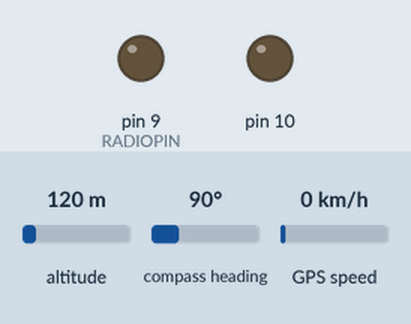
A sketch run on a simulated Arduino Uno, built with avr-gcc and run on an emulated ATmega328P. On the bench: output pins drawn as LEDs (lit = HIGH). The test bench sets the inputs (shaded band); at power-on: altitude 120 m, compass heading 90°, GPS speed 0 km/h. Storage starts empty; the GPS gets a fix after 3 s at 37.7749, -122.4194 with 8 satellites; what the sketch prints to the serial monitor is not drawn.

Above: at 0.05 s.
At 15.15 s:
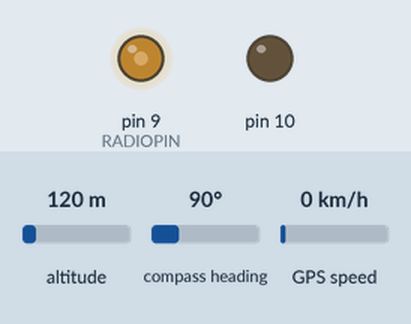
Timing chart, 0 to 19.7 s (numbered marks = the images above):
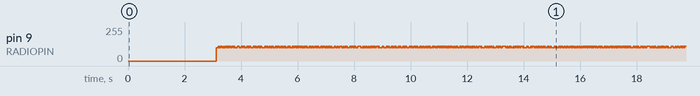

The sketch:

tracking_code_9_ino.ino
```cpp
#include <TinyGPS.h>
TinyGPS gps;
#include <SoftwareSerial.h>
#define RXPIN 3
#define TXPIN 2
SoftwareSerial mySerial(RXPIN, TXPIN);

long lat, lon;
unsigned long fix_age, time, date, speed, course, count;
float flat, flon;
#define RADIOPIN 9

#include <string.h>
#include <util/crc16.h>
#include <SD.h>
char datastring[100];
const int chipSelect = 4;
char clat[10];
char clon[10];
char calt[10];
char cc[10];
char cmps[10];


void setup(){
 Serial.begin(9600);
 mySerial.begin(9600);
 mySerial.println("Initializing SD card...");
 pinMode(10, OUTPUT);
 pinMode(RADIOPIN, OUTPUT);
 setPwmFrequency(RADIOPIN, 1);
 if (!SD.begin(chipSelect)) {
     Serial.println("Card failed, or not present");
     // don't do anything more:
     return;
   }
   Serial.println("card initialized.");

}

void loop()
{
  while (Serial.available())
  {
    int c = Serial.read();
    if (gps.encode(c))
     {
      // retrieves +/- lat/long in 100000ths of a degree
      gps.get_position(&lat, &lon, &fix_age);

      // time in hhmmsscc, date in ddmmyy
      gps.get_datetime(&date, &time, &fix_age);

      // returns speed in 100ths of a knot
      speed = gps.speed();

      // course in 100ths of a degree
      course = gps.course();

      // returns +/- latitude/longitude in degrees
      gps.f_get_position(&flat, &flon, &fix_age);
      dtostrf (flat, 10, 6, clat);
      dtostrf (flat, 10, 6, clon);
      float falt = gps.f_altitude(); // +/- altitude in meters
      dtostrf (falt, 10, 4, calt);
      float fc = gps.f_course(); // course in degrees
      dtostrf (fc, 10, 5, cc);
      float fmps = gps.f_speed_mps(); // speed in m/sec
      dtostrf (fmps, 10, 4, cmps);
      float flat, flon;

      unsigned long fix_age; // returns +- latitude/longitude in degrees
      gps.f_get_position(&flat, &flon, &fix_age);

      if (fix_age == TinyGPS::GPS_INVALID_AGE)
        mySerial.println("No fix detected");
      else if (fix_age > 5000)
        mySerial.println("Warning: possible stale data!");
      else
        mySerial.println("Data is current.");
        snprintf(datastring,sizeof(datastring),"$$MAX,%u,%u,%s,%s,%d,%s,%s,%s",count,time,clat,clon,gps.satellites(),calt,cmps,cc);
        count = count + 1;
        mySerial.println(datastring);

        File dataFile = SD.open("datalog.txt", FILE_WRITE);
        // if the file is available, write to it:
        if (dataFile) {
         dataFile.println(datastring);
         dataFile.close();
         }
         // if the file isn't open, pop up an error:
        else {
          Serial.println("error opening datalog.txt");
        }
      unsigned int CHECKSUM = gps_CRC16_checksum(datastring); // Calculates the checksum for this datastring
      char checksum_str[7];
      snprintf(checksum_str,sizeof(checksum_str), "*%04X\r\n", CHECKSUM);
      strcat(datastring,checksum_str);
      rtty_txstring (datastring);
     }
  }
}

 void rtty_txstring (char * string)
 {

  /* Simple function to sent a char at a time to
  ** rtty_txbyte function.
  ** NB Each char is one byte (8 Bits)
  */

  char c;

  c = *string++;

  while ( c != '\0')
   {
   rtty_txbyte (c);
   c = *string++;
   }
 }
 void rtty_txbyte (char c)
  {
  /* Simple function to sent each bit of a char to
  ** rtty_txbit function.
  ** NB The bits are sent Least Significant Bit first
  **
  ** All chars should be preceded with a 0 and
  ** proceed with a 1. 0 = Start bit; 1 = Stop bit
  **
  */

  int i;

  rtty_txbit (0); // Start bit

  // Send bits for for char LSB first

  for (i=0;i<7;i++) // Change this here 7 or 8 for ASCII-7 / ASCII-8
   {
   if (c & 1) rtty_txbit(1);

   else rtty_txbit(0);

   c = c >> 1;

   }
 rtty_txbit (1); // Stop bit
 rtty_txbit (1); // Stop bit
 }

 void rtty_txbit (int bit)
 {
  if (bit)
  {
 // high
  analogWrite(RADIOPIN,110);
  }
  else
  {
 // low
  analogWrite(RADIOPIN,100);

 }

// delayMicroseconds(3370); // 300 baud
  delayMicroseconds(10000); // For 50 Baud uncomment this and the line below.
  delayMicroseconds(10150); // You can't do 20150 it just doesn't work as the
 // largest value that will produce an accurate delay is 16383
 // See : http://arduino.cc/en/Reference/DelayMicroseconds

 }

 uint16_t gps_CRC16_checksum (char *string)
 {
  size_t i;
  uint16_t crc;
  uint8_t c;

 crc = 0xFFFF;

 // Calculate checksum ignoring the first two $s
  for (i = 2; i < strlen(string); i++)
  {
  c = string[i];
  crc = _crc_xmodem_update (crc, c);
  }

 return crc;
 }

 void setPwmFrequency(int pin, int divisor) {
  byte mode;
  if(pin == 5 || pin == 6 || pin == 9 || pin == 10) {
  switch(divisor) {
  case 1:
  mode = 0x01;
  break;
  case 8:
  mode = 0x02;
  break;
  case 64:
  mode = 0x03;
  break;
  case 256:
  mode = 0x04;
  break;
  case 1024:
  mode = 0x05;
  break;
  default:
  return;
  }
  if(pin == 5 || pin == 6) {
  TCCR0B = TCCR0B & 0b11111000 | mode;
  }
  else {
  TCCR1B = TCCR1B & 0b11111000 | mode;
  }
  }
  else if(pin == 3 || pin == 11) {
  switch(divisor) {
  case 1:
  mode = 0x01;
  break;
  case 8:
  mode = 0x02;
  break;
  case 32:
  mode = 0x03;
  break;
  case 64:
  mode = 0x04;
  break;
  case 128:
  mode = 0x05;
  break;
  case 256:
  mode = 0x06;
  break;
  case 1024:
  mode = 0x7;
  break;
  default:
  return;
  }
  TCCR2B = TCCR2B & 0b11111000 | mode;
  }

     }
```

Measured:
- by itself, pin 9 (RADIOPIN): moves between 100/255 and 110/255, repeating every 15.2 s
